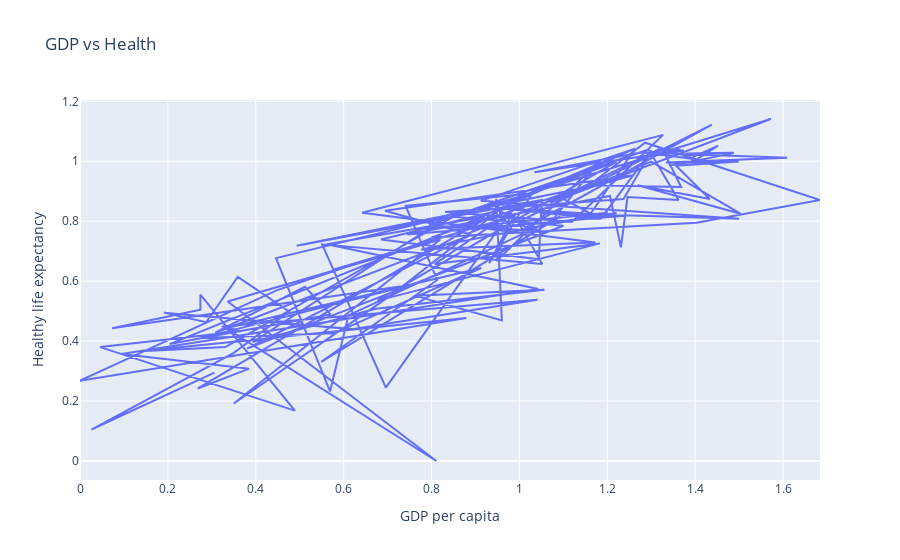

Source (notebook cell):
### Code cell
fig = px.line(gdp_health, x="GDP per capita", y="Healthy life expectancy", title='GDP vs Health')
fig.show()

### Figure 1 — Plotly figure (JSON) as saved in the notebook; plotly's stock layout.template omitted (floating-point values rounded to 4 significant figures; data arrays with more than 128 entries replaced by an {"elided": "..."} marker saying what was removed)
{"data": [{"hovertemplate": "GDP per capita=%{x}<br>Healthy life expectancy=%{y}<extra></extra>", "legendgroup": "", "line": {"color": "#636efa", "dash": "solid"}, "mode": "lines", "name": "", "showlegend": false, "type": "scatter", "x": {"elided": "156 float values"}, "xaxis": "x", "y": {"elided": "156 float values"}, "yaxis": "y"}], "layout": {"legend": {"tracegroupgap": 0}, "title": {"text": "GDP vs Health"}, "xaxis": {"anchor": "y", "domain": [0, 1], "title": {"text": "GDP per capita"}}, "yaxis": {"anchor": "x", "domain": [0, 1], "title": {"text": "Healthy life expectancy"}}}}
